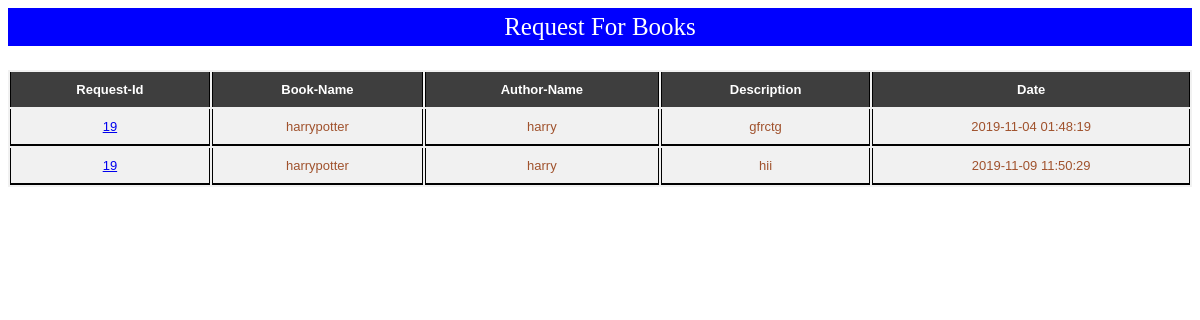
/viewBooksRequest.php, run on the app's committed database.
### tables this page shows
CREATE TABLE `requestforbooks` (
  `requestId` int(3) NOT NULL,
  `bookName` text NOT NULL,
  `authorName` varchar(50) NOT NULL,
  `description` text NOT NULL,
  `requestDate` datetime NOT NULL
);

### viewBooksRequest.php (the view, shortened to what this page needs)
<?php
	include("../dbConfig.php");
	$returnD1 = mysqli_query($con, "SELECT requestId,bookName,authorName,description,requestDate FROM requestforbooks");
?>
<!DOCTYPE html>
<html>
	<head>
		<link rel="stylesheet" type="text/css" href="../../css/title.css">
		<link rel="stylesheet" type="text/css" href="../../css/table.css">
	</head>
	<body>
		<div class="title">Request For Books</div>
		<div class="requestTable">
			<table>
				<tr>
					<th>Request-Id</th>
					<th>Book-Name</th>
					<th>Author-Name</th>
					<th>Description</th>
					<th>Date</th>
				</tr>
				<?php
					while ($result = mysqli_fetch_assoc($returnD1)) {
						?>
						<tr>
							<td>
								<a href="adminPage.php?activity=viewUserProfile&selectedMemberId=<?php echo $result['requestId']; ?>"><?php echo $result['requestId']; ?></a>
							</td>
							<td><?php echo $result['bookName']; ?></td>
							<td><?php echo $result['authorName']; ?></td>
							<td><?php echo $result['description']; ?></td>
							<td><?php echo $result['requestDate']; ?></td>
						</tr>
						<?php
					}
				?>
			</table>
		</div>
	</body>
</html>

### title.css (style rules this page uses)
.title { border: none; padding: 5px 14px; text-align: center; font-size: 25px; color: white; background-color: blue; }

### table.css (style rules this page uses)
table { margin: 2% auto 3% auto; width: 100%; height: 0 auto; overflow: auto; background: #f1f1f1; }
table tr { width: 100%; }
table tr th { background: #3e3e3e; color: #fff !important; font-family: georgia; }
table tr th, table tr td { padding: 10px; color: #A0522D; font-family: arial; font-size: 13px; text-align: center; border-left: 1px solid black; border-right: 1px solid black; }
table tr td { border-bottom: 2px solid black; }

### data on the page
requestforbooks: requestId "19", bookName "harrypotter", authorName "harry", description "gfrctg", requestDate "2019-11-04 01:48:19"
requestforbooks: requestId "19", bookName "harrypotter", authorName "harry", description "hii", requestDate "2019-11-09 11:50:29"
